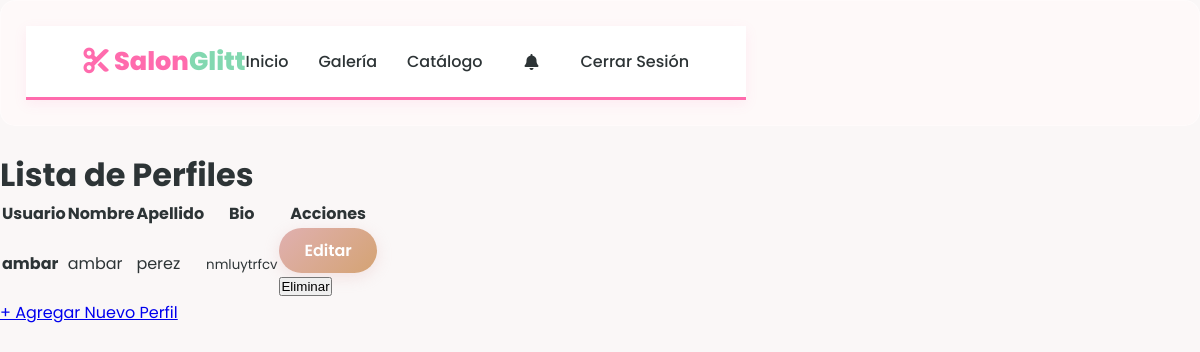
/perfil/ (signed in), run on an earlier commit of the app's database.
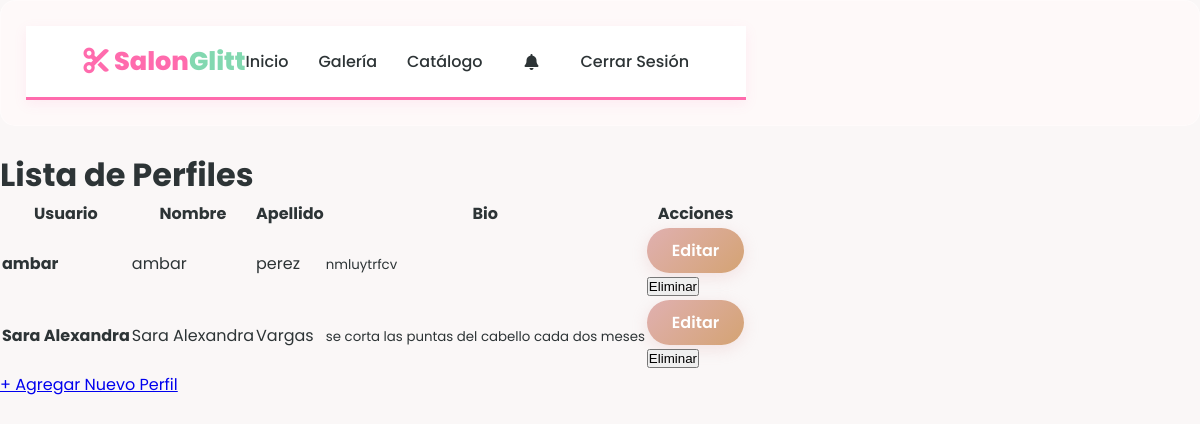
And on a later commit of the database.
### app/models/perfil.py (models this page shows, shortened)
class Perfil(db.Model):
    __tablename__ = 'perfiles'
    id = db.Column(db.Integer, primary_key=True)
    nombre = db.Column(db.String(50), nullable=False)
    apellido = db.Column(db.String(50), nullable=True)
    bio = db.Column(db.Text, nullable=True)
    idusuario = db.Column(db.Integer, db.ForeignKey('usuario.idusuario'), nullable=False, unique=True)
    usuario = db.relationship('User', back_populates='perfil')

### app/models/usuario.py (models this page shows, shortened)
class User(db.Model, UserMixin):
    __tablename__='usuario'
    idusuario = db.Column(db.Integer, primary_key=True)
    nombreuser = db.Column(db.String(100), unique=True, nullable=False)
    email = db.Column(db.String(100), unique=True, nullable=False)
    password_hash = db.Column(db.String(250), nullable=False)
    telefono = db.Column(db.String(20), nullable=True)
    rol = db.Column(db.String(20), nullable=False, default='cliente')
    citas = db.relationship('Citas', back_populates='cliente', lazy=True)
    perfil = db.relationship('Perfil', back_populates='usuario', uselist=False)
    agenda = db.relationship('Agenda', back_populates='usuario')
    recordatorios = db.relationship('Recordatorios', back_populates='cliente', lazy=True)
    notificaciones = db.relationship('Notificacion', back_populates='usuario', lazy=True)
    bloqueos = db.relationship('Bloqueo', back_populates='usuario', lazy=True)

### app/routes/perfil_route.py (the view)
@bp.route('/')
@login_required
def index():
    perfiles = Perfil.query.all()
    return render_template('perfil/index.html', perfiles=perfiles)

### app/templates/perfil/index.html
{% extends "base.html" %}
{% block body_class %}profile-page{% endblock %}
{% block extra_css %}
    <link rel="stylesheet" href="{{ url_for('static', filename='css/perfil.css') }}">
{% endblock %}
{% block content %}
<div class="container mt-4">
    <h1 class="mb-4">Lista de Perfiles</h1>
    <table class="table table-hover shadow-sm">
        <thead class="table-dark">
            <tr>
                <th>Usuario</th>
                <th>Nombre</th>
                <th>Apellido</th>
                <th>Bio</th>
                <th>Acciones</th>
            </tr>
        </thead>
        <tbody>
            {% for perfil in perfiles %}
            <tr>
                <td><strong>{{ perfil.usuario.nombreuser }}</strong></td>
                <td>{{ perfil.nombre }}</td>
                <td>{{ perfil.apellido }}</td>
                <td><small>{{ perfil.bio[:50] }}{% if perfil.bio|length > 50 %}...{% endif %}</small></td>
                <td>
                    <div class="d-flex gap-2">
                        <a href="{{ url_for('perfil.edit', id=perfil.id) }}" class="btn btn-sm btn-primary">Editar</a>
                        <form action="{{ url_for('perfil.delete', id=perfil.id) }}" method="POST" onsubmit="return confirm('¿Eliminar perfil?')">
                            <button type="submit" class="btn btn-sm btn-danger">Eliminar</button>
                        </form>
                    </div>
                </td>
            </tr>
            {% else %}
            <tr>
                <td colspan="5" class="text-center text-muted">No hay perfiles registrados.</td>
            </tr>
            {% endfor %}
        </tbody>
    </table>
    <a href="{{ url_for('perfil.add') }}" class="btn btn-success rounded-pill mt-4">
    + Agregar Nuevo Perfil
</a>
</div>
{% endblock %}

What changed in the data, as far as the page shows it:
added Perfil: usuario.nombreuser "Sara Alexandra", nombre "Sara Alexandra", apellido "Vargas", bio "se corta las puntas del cabello cada dos meses"
